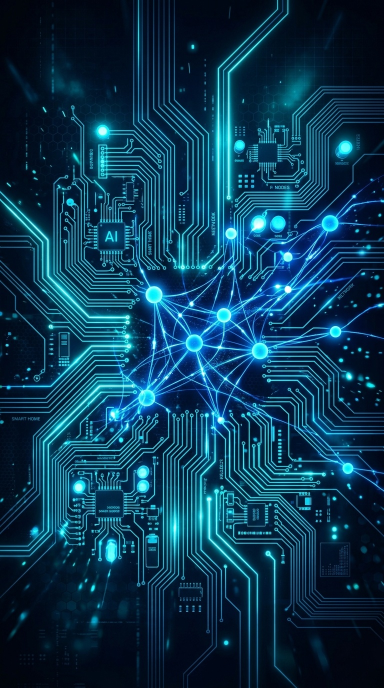
#> input picture assets/images/ai_circuit_bg.jpg, 768 x 1376 px (shown at 1/2 size)
$ python generate_hd_splash.py
#> lines starting #> are read from the running program, lines starting #| are printed output that depends on the picture
"""Native Android açılış bitmap'ini (drawable-nodpi/splash_screen_full.webp) üretir.

* Çıktı drawable-nodpi/ altındadır: drawable/ (yoğunluksuz) içindeki bitmap'i sistem yoğunluk oranıyla büyütür.
* Biçim kayıplı WebP (kalite 90): görünüm aynı, PNG'ye göre yaklaşık 10 kat küçük.
* Kök dizin bu dosyanın konumundan türetilir (ana ağaç / geliştirme kopyası fark etmez).
"""
import os
from pathlib import Path
from PIL import Image, ImageDraw, ImageFont, ImageFilter

ROOT = Path(__file__).resolve().parent.parent
bg_path = ROOT / "assets" / "images" / "ai_circuit_bg.jpg"
logo_path = ROOT / "assets_src" / "round_app_logo.png"  # tam boyutlu ana kopya (pakete girmez)
out_path = ROOT / "android" / "app" / "src" / "main" / "res" / "drawable-nodpi" / "splash_screen_full.webp"

# Hedef çözünürlük: Modern telefon standardı (1080 x 2400)
W, H = 1080, 2400

# 1. Arka plan devre görselini aç ve ölçekle
bg = Image.open(bg_path).convert("RGBA")
bg = bg.resize((W, H), Image.Resampling.LANCZOS)
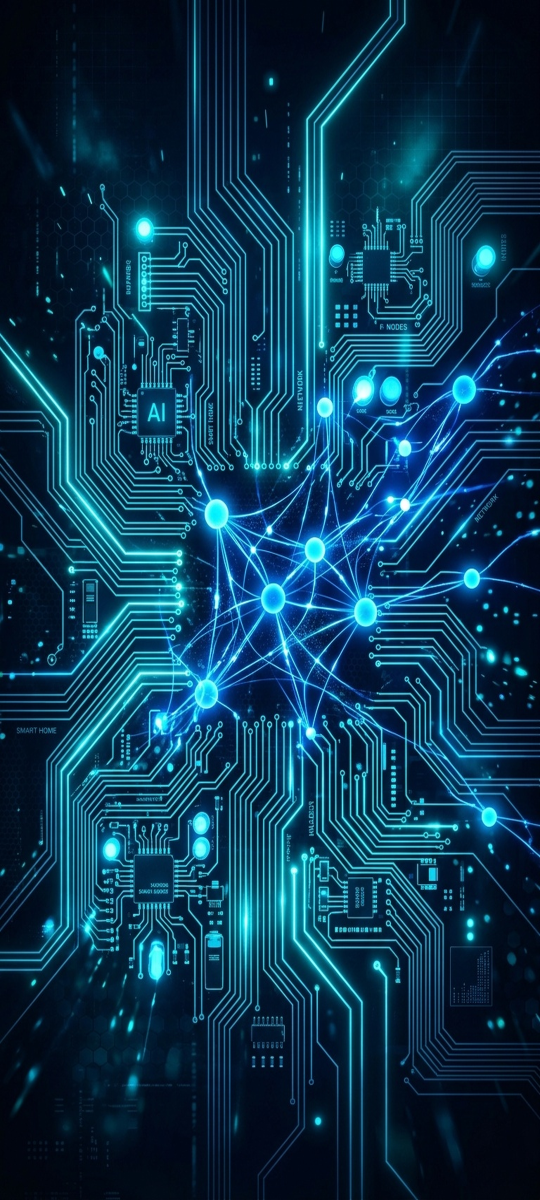
#> bg: PIL image 1080x2400 RGBA (shown at 1/2 size); mean R, G, B, A 12.1, 56.1, 82.6, 255

# 2. Üzerine siber karartma gradyanı uygula (devreler net görünsün)
overlay = Image.new("RGBA", (W, H), (0, 0, 0, 0))
#> overlay: PIL image 1080x2400 RGBA; every value is 0
draw = ImageDraw.Draw(overlay)
for y in range(H):
    # Üstten alta yumuşak koyulaşma (%30'dan %65'e)
    ratio = y / H
    alpha = int(255 * (0.30 + ratio * 0.35))
    draw.line([(0, y), (W, y)], fill=(7, 11, 20, alpha))

canvas = Image.alpha_composite(bg, overlay)
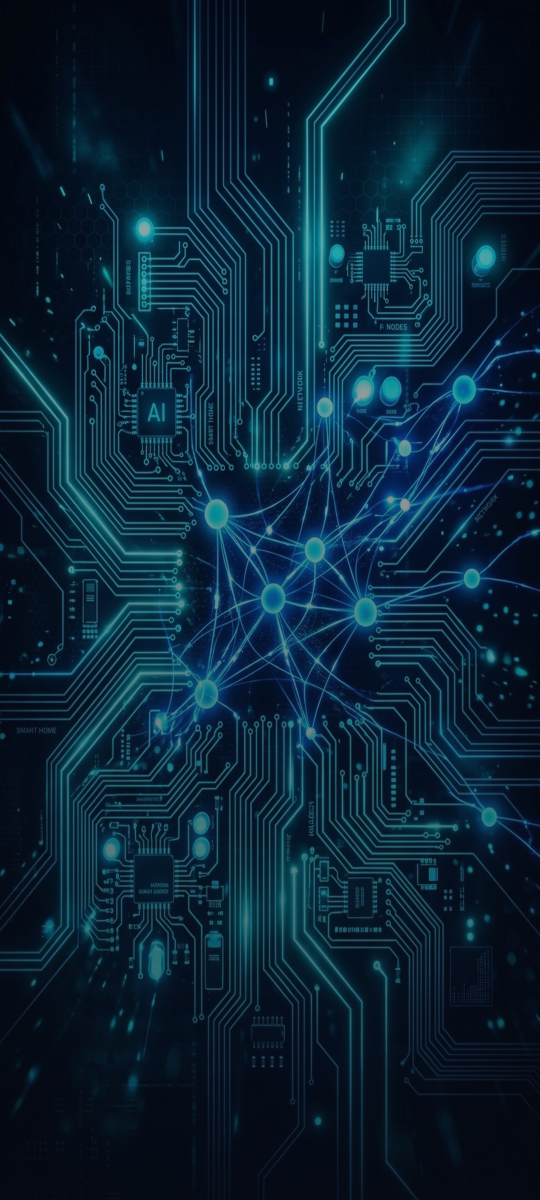
#> canvas: PIL image 1080x2400 RGBA (shown at 1/2 size); mean R, G, B, A 9.7, 34.9, 53.2, 255

# 3. Ortadaki parlayan neon logoyu hazırla
#> (the run stopped early here; a loop or call above may not have finished)
